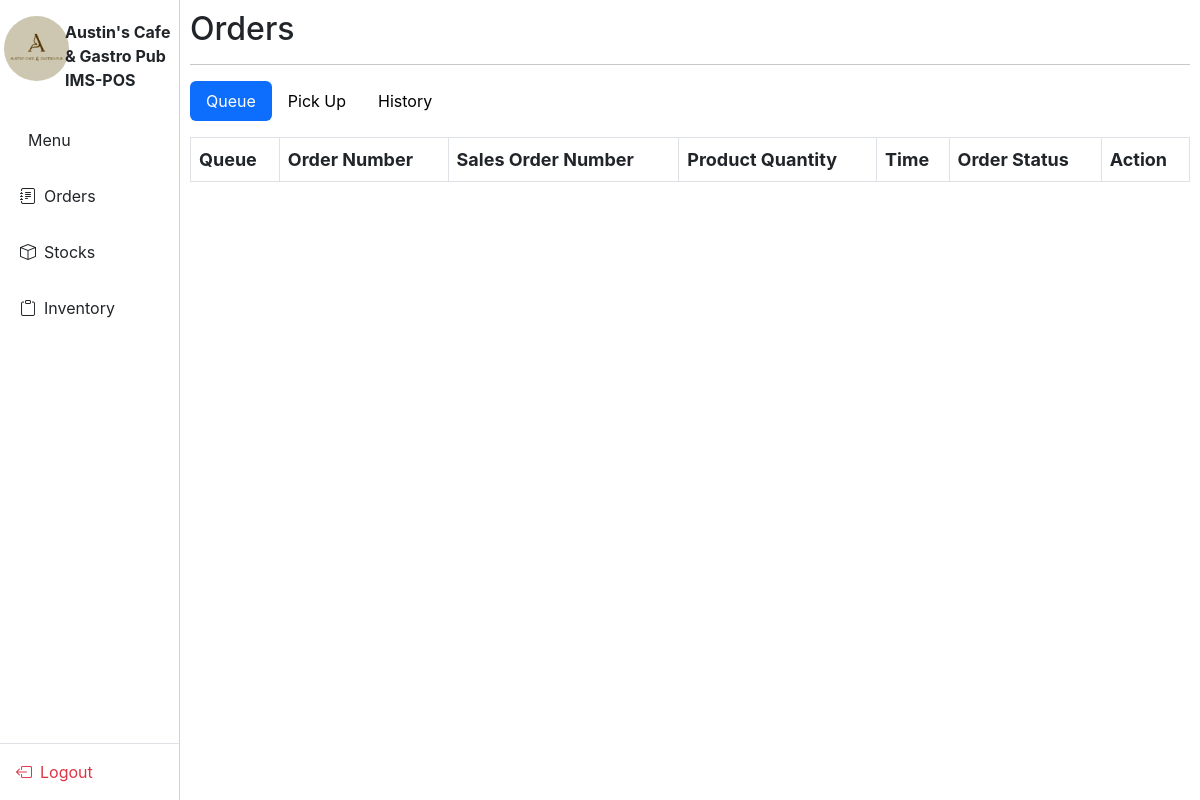
The app's page /IMS-POS/dump.php, older data.
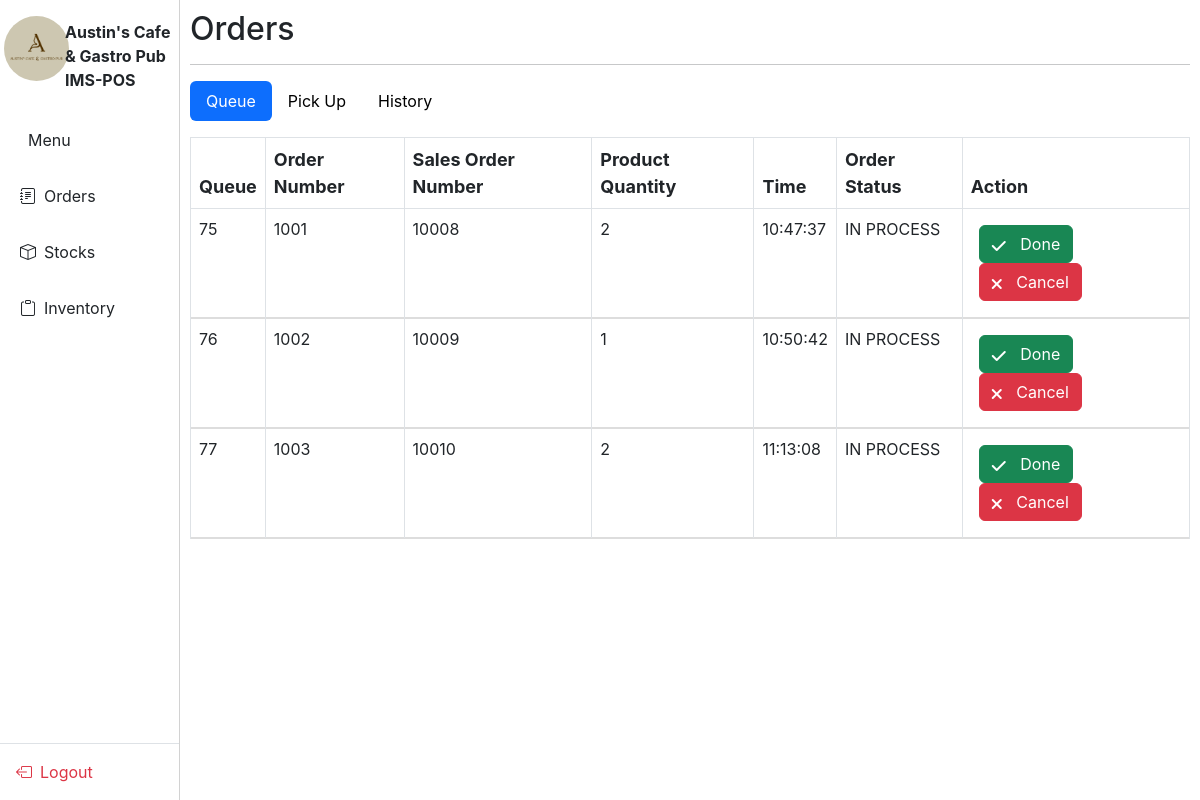
The same page, newer data.
### tables this page shows
CREATE TABLE IF NOT EXISTS `tbl_orders` (
  `orderID` int(11) NOT NULL AUTO_INCREMENT,
  `orderNumber` int(11) DEFAULT NULL,
  `orderDate` date DEFAULT NULL,
  `orderTime` time DEFAULT NULL,
  `orderClass` enum('Dine In','Take Out') DEFAULT NULL,
  `orderStatus` enum('IN PROCESS','PICKUP','DONE') DEFAULT NULL,
  `salesOrderNumber` int(11) DEFAULT NULL,
  `employeeID` varchar(9) DEFAULT NULL,
  `customerName` varchar(20) DEFAULT NULL,
  `subTotal` decimal(13,2) DEFAULT NULL,
  `totalAmount` decimal(13,2) DEFAULT NULL,
  `amountPaid` decimal(13,2) DEFAULT NULL,
  `discountCardID` varchar(16) DEFAULT NULL,
  `paymentMode` varchar(10) DEFAULT NULL,
  `payReferenceNumber` varchar(13) DEFAULT NULL,
  `additionalNotes` varchar(10) DEFAULT NULL,
  PRIMARY KEY (`orderID`),
  KEY `FK_tbl_orders_employees` (`employeeID`),
  KEY `orderNumber` (`orderNumber`),
  KEY `salesOrderNumber` (`salesOrderNumber`),
  CONSTRAINT `FK_tbl_orders_employees` FOREIGN KEY (`employeeID`) REFERENCES `employees` (`Employee_ID`) ON DELETE NO ACTION ON UPDATE NO ACTION
);

### IMS-POS/dump.php (the view, shortened to what this page needs)
<?php
$activeTab = isset($_GET['tab']) ? $_GET['tab'] : 'queue';
?>
<!DOCTYPE html>
<html lang="en">
<head>
  <?php require_once('links.php'); ?>
  <link href="styles/orderCollapse.css" rel="stylesheet" />
  <link href="styles/sideBar.css" rel="stylesheet" />
  <link rel="stylesheet" href="https://cdn.datatables.net/1.11.3/css/jquery.dataTables.min.css" />
  <link rel="stylesheet" href="https://cdnjs.cloudflare.com/ajax/libs/font-awesome/6.0.0/css/all.min.css" />
</head>
<body>
  <?php include 'verticalNav.php'; ?>
  <div class="main-content" id="mainContent">
    <main role="main" class="content">
      <h2>Orders</h2>
      <hr />
      <ul class="nav nav-pills mb-3" id="orderTabs" role="tablist">
        <li class="nav-item">
          <a class="nav-link <?php echo ($activeTab=='queue') ? 'active' : ''; ?>" id="queue-tab" data-toggle="pill" href="#queue" role="tab" aria-controls="queue" aria-selected="<?php echo ($activeTab=='queue') ? 'true' : 'false'; ?>">Queue</a>
        </li>
        <li class="nav-item">
          <a class="nav-link <?php echo ($activeTab=='pickup') ? 'active' : ''; ?>" id="pickup-tab" data-toggle="pill" href="#pickup" role="tab" aria-controls="pickup" aria-selected="<?php echo ($activeTab=='pickup') ? 'true' : 'false'; ?>">Pick Up</a>
        </li>
        <li class="nav-item">
          <a class="nav-link <?php echo ($activeTab=='history') ? 'active' : ''; ?>" id="history-tab" data-toggle="pill" href="#history" role="tab" aria-controls="history" aria-selected="<?php echo ($activeTab=='history') ? 'true' : 'false'; ?>">History</a>
        </li>
      </ul>
      <div class="tab-content" id="orderTabsContent">
        <div class="tab-pane fade <?php echo ($activeTab=='queue') ? 'show active' : ''; ?>" id="queue" role="tabpanel" aria-labelledby="queue-tab">
          <div class="table-container mt-3">
            <table class="table table-bordered">
              <thead>
                <tr>
                  <th>Queue</th>
                  <th>Order Number</th>
                  <th>Sales Order Number</th>
                  <th>Product Quantity</th>
                  <th>Time</th>
                  <th>Order Status</th>
                  <th>Action</th>
                </tr>
              </thead>
              <tbody>
                <?php
                  require_once('../Login/database.php');
                  $queue_orders = $conn->query("
                    SELECT
                    tbl_orders.orderID,
                    tbl_orders.orderNumber,
                    tbl_orders.salesOrderNumber,
                    tbl_orders.orderTime,
                    tbl_orders.orderClass,
                    tbl_orders.orderStatus,
                    tbl_orders.additionalNotes,
                    COALESCE(SUM(tbl_orderItems.productQuantity), 0) AS productQuantity
                    FROM tbl_orders
                    LEFT JOIN tbl_orderItems ON tbl_orders.orderNumber = tbl_orderItems.orderNumber
                    GROUP BY
                    tbl_orders.orderNumber,
                    tbl_orders.salesOrderNumber,
                    tbl_orders.orderTime,
                    tbl_orders.orderClass,
                    tbl_orders.orderStatus
                    HAVING tbl_orders.orderStatus = 'IN PROCESS';
                  ");
                  while ($order = $queue_orders->fetch(PDO::FETCH_ASSOC)) {
                    echo "<tr class='order-row' data-toggle='collapse' data-target='#orderDetails{$order['orderID']}' aria-expanded='false' aria-controls='orderDetails{$order['orderID']}'>
                            <td>{$order['orderID']}</td>
                            <td>{$order['orderNumber']}</td>
                            <td>{$order['salesOrderNumber']}</td>
                            <td>{$order['productQuantity']}</td>
                            <td>{$order['orderTime']}</td>
                            <td>IN PROCESS</td>
                            <td class='p-3'>
                              <button class='btn btn-success'><i class='fas fa-check'></i> Done</button>
                              <button class='btn btn-danger'><i class='fas fa-times'></i> Cancel</button>
                            </td>
                          </tr>";
                    echo "
                    <tr>
                      <td colspan='8' class='p-0'>
                        <div class='collapse order-collapse' id='orderDetails{$order['orderID']}'>
                          <div class='order-details'>
                              <table id='collapsible' class='border-bottom'>
                                  <tr>
                                    <thead>
                                      <th>Order Type</th>
                                      <th>Order Items</th>
                                      <th>Add-Ons</th>
                                      <th colspan='3'>Notes/Remarks</th>
                                    </thead>
                                  </tr>
                                  ";
                                      echo"
                              </table>
                        </div>
                      </div>
                    </td>
                  </tr>";
                  }
                ?>
              </tbody>
            </table>
          </div>
        </div>
      </div>
    </main>
  </div>
</body>
</html>

### IMS-POS/links.php (shortened to what this page needs)
<link href="https://cdn.jsdelivr.net/npm/bootstrap@5.3.3/dist/css/bootstrap.min.css" rel="stylesheet">
<link rel="stylesheet" href="https://cdn.jsdelivr.net/npm/flatpickr/dist/flatpickr.min.css">
<link rel='stylesheet' href='https://cdn-uicons.flaticon.com/2.6.0/uicons-regular-rounded/css/uicons-regular-rounded.css'>
<link rel='stylesheet' href='https://cdn-uicons.flaticon.com/2.6.0/uicons-solid-rounded/css/uicons-solid-rounded.css'>
<link rel='stylesheet' href='https://cdn-uicons.flaticon.com/2.6.0/uicons-solid-straight/css/uicons-solid-straight.css'>
<link rel='stylesheet' href='https://cdn-uicons.flaticon.com/2.6.0/uicons-bold-rounded/css/uicons-bold-rounded.css'>
<link rel='stylesheet' href='https://cdn-uicons.flaticon.com/2.6.0/uicons-thin-rounded/css/uicons-thin-rounded.css'>
<link href="https://cdn.jsdelivr.net/npm/bootstrap-icons/font/bootstrap-icons.css" rel="stylesheet">
<link rel="stylesheet" href="https://cdn.datatables.net/2.2.1/css/dataTables.dataTables.css" />
<link rel="stylesheet" href="https://cdnjs.cloudflare.com/ajax/libs/twitter-bootstrap/5.3.0/css/bootstrap.min.css">
<link rel="stylesheet" href="https://cdn.datatables.net/2.2.1/css/dataTables.bootstrap5.css">
<link rel="stylesheet" href="https://cdn.datatables.net/responsive/3.0.3/css/responsive.bootstrap5.css">
<link rel="stylesheet" href="https://cdn.datatables.net/2.2.1/css/dataTables.dataTables.css">
<link rel="stylesheet" href="https://cdn.datatables.net/buttons/3.2.0/css/buttons.bootstrap5.css">
<link href="https://unpkg.com/filepond/dist/filepond.css" rel="stylesheet">
<link href="https://unpkg.com/filepond-plugin-image-preview/dist/filepond-plugin-image-preview.css" rel="stylesheet">
<link
    rel="stylesheet"
    href="https://cdnjs.cloudflare.com/ajax/libs/font-awesome/6.5.0/css/all.min.css" />
<link rel="stylesheet" href="styles/nav.css">
<link href="styles/POS.css" rel="stylesheet">
<link href="styles/IMS.CSS" rel="stylesheet">

### IMS-POS/verticalNav.php (shortened to what this page needs)
<?php
$menuActive = "";
$queueActive = "";
$stockActive = "";
$inventoryActive = "";
if($active == "menu"){
    $menuActive = "active";
    $queueActive = "";
    $stockActive = "";
    $inventoryActive = "";
}
else if($active == "orderQueue_History"){
    $queueActive = "active";
    $menuActive = "";
    $stockActive = "";
    $inventoryActive = "";
}
else if($active == "stockPage"){
    $stockActive = "active";
    $menuActive = "";
    $queueActive = "";
    $inventoryActive = "";
}
else if($active == "Inventory_Item-Records"){
    $inventoryActive = "active";
    $menuActive = "";
    $stockActive = "";
    $queueActive = "";
}
else{
    $menuActive = "";
    $queueActive = "";
    $stockActive = "";
    $inventoryActive = "";
}
    echo'
<div class="offcanvas offcanvas-start show" id="nav" tabindex="1" data-bs-scroll="true" data-bs-backdrop="false">
        <div class="p-3">
            <div>
            <div class="row">
                <div class="col-md-8 col-xl-4 col-lg-12 p-0">
                    <img src="resources/logo.png" alt="Logo" style="width: 65px; height: 65px; object-fit: cover;" class="rounded-circle">
                </div>
                <div class="col-md-8 col-xl-8 col-lg-12 p-1">
                    <span id="offcanvasScrollingLabel" class="flex-grow-1 w-75" style="font-size: 16px;"><b>Austin\'s Cafe & Gastro Pub IMS-POS</b></span>
                </div>
            </div>
            </div>
        </div>
        <div class="offcanvas-body p-0">
            <ul class="list-group list-group-flush">
                <li class="list-group-item '.$menuActive.' border-0 py-3 d-flex align-items-center">
                    <a href="menu.php" class="ms-2 text-decoration-none text-dark w-100">Menu</a>
                </li>
                <li class="list-group-item '.$queueActive.' border-0 py-3 d-flex align-items-center">
                    <i class="bi bi-journal-text"></i>
                    <a href="orderQueue_History.php" class="ms-2 text-decoration-none text-dark w-100">Orders</a>
                </li>
                <li class="list-group-item '.$stockActive.' border-0 py-3 d-flex align-items-center">
                    <i class="bi bi-box"></i>
                    <a href="stockPage.php" class="ms-2 text-decoration-none text-dark w-100">Stocks</a>
                </li>
                <li class="list-group-item '.$inventoryActive.' border-0 py-3 d-flex align-items-center">
                    <i class="bi bi-clipboard"></i>
                    <a href="Inventory_Item-Records.php" class="ms-2 text-decoration-none text-dark w-100">Inventory</a>
                </li>
            </ul>
        </div>
        <div class="offcanvas-footer border-top p-3">
            <a href="#" class="d-flex align-items-center text-danger text-decoration-none" data-bs-toggle="modal" data-bs-target="#logoutModal">
                <i class="bi bi-box-arrow-left"></i>
                <span class="ms-2">Logout</span>
            </a>
        </div>
    </div>
    ';
?>

### IMS-POS/styles/nav.css (style rules this page uses)
#nav { position: fixed; width: 15%; }
.list-group-item { border: none; padding: 10px 20px; border-radius: 10px; transition: all 0.3s ease; }

### IMS-POS/styles/POS.css (style rules this page uses)
body { font-family: Inter, Arial; }
#mainContent { position: relative; height: 100vh; width: calc(100% - 15%); left: 15%; padding: 10px; }

### IMS-POS/styles/orderCollapse.css (style rules this page uses)
th { font-size: 18px; }

### IMS-POS/styles/sideBar.css (style rules this page uses)
.fa-solid, .fas { padding-right: 10px !important; vertical-align: middle; }

### IMS-POS/dump.php (style rules this page uses)
.table tbody tr { border-bottom: 1px solid #ddd; }

Row changes from the older to the newer data that the page shows:
added tbl_orders: orderID "75", orderNumber "1001", salesOrderNumber "10008", productQuantity "2", orderTime "10:47:37"
added tbl_orders: orderID "76", orderNumber "1002", salesOrderNumber "10009", productQuantity "1", orderTime "10:50:42"
added tbl_orders: orderID "77", orderNumber "1003", salesOrderNumber "10010", productQuantity "2", orderTime "11:13:08"
